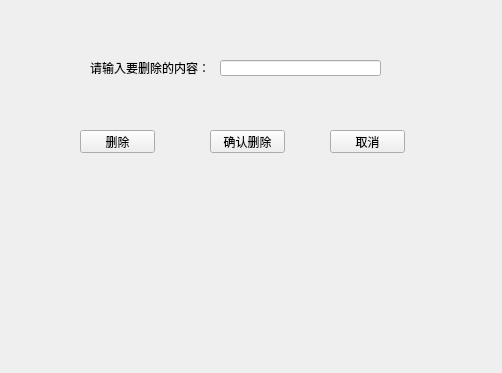
<?xml version="1.0" encoding="UTF-8"?>
<ui version="4.0">
 <class>Widget</class>
 <widget class="QWidget" name="Widget">
  <property name="geometry">
   <rect>
    <x>0</x>
    <y>0</y>
    <width>502</width>
    <height>373</height>
   </rect>
  </property>
  <property name="windowTitle">
   <string>Widget</string>
  </property>
  <widget class="QPushButton" name="delButton">
   <property name="geometry">
    <rect>
     <x>80</x>
     <y>130</y>
     <width>75</width>
     <height>23</height>
    </rect>
   </property>
   <property name="text">
    <string>删除</string>
   </property>
  </widget>
  <widget class="QLineEdit" name="lineEdit">
   <property name="geometry">
    <rect>
     <x>220</x>
     <y>60</y>
     <width>161</width>
     <height>16</height>
    </rect>
   </property>
  </widget>
  <widget class="QLabel" name="label">
   <property name="geometry">
    <rect>
     <x>90</x>
     <y>60</y>
     <width>141</width>
     <height>16</height>
    </rect>
   </property>
   <property name="text">
    <string>请输入要删除的内容：</string>
   </property>
  </widget>
  <widget class="QPushButton" name="sureButton">
   <property name="geometry">
    <rect>
     <x>210</x>
     <y>130</y>
     <width>75</width>
     <height>23</height>
    </rect>
   </property>
   <property name="text">
    <string>确认删除</string>
   </property>
  </widget>
  <widget class="QPushButton" name="cancelButton">
   <property name="geometry">
    <rect>
     <x>330</x>
     <y>130</y>
     <width>75</width>
     <height>23</height>
    </rect>
   </property>
   <property name="text">
    <string>取消</string>
   </property>
  </widget>
 </widget>
 <resources/>
 <connections/>
</ui>
